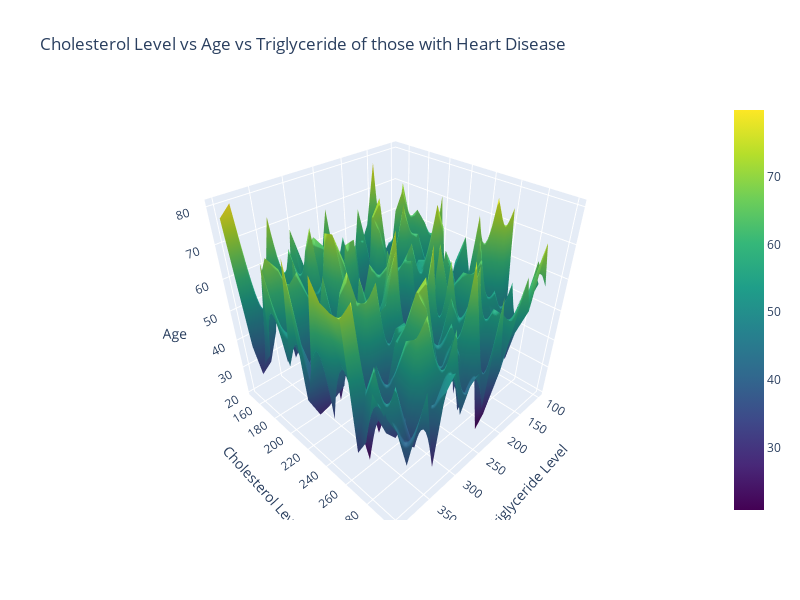

Write notebook code for a chart like this one.
### Code cell
heart_disease_df = df[df['Heart Disease Status'] == 'No']
subset = heart_disease_df[['Age', 'Cholesterol Level', 'Triglyceride Level']].dropna()

Z = subset['Age']
Y = subset['Cholesterol Level']
X = subset['Triglyceride Level']

x_line = np.linspace(X.min(), X.max(), 20)
y_line = np.linspace(Y.min(), Y.max(), 20)
x_line, y_line = np.meshgrid(x_line, y_line)
z_line = griddata((X,Y), Z, (x_line, y_line), method='linear')


fig = go.Figure(data=[go.Surface(z=z_line, x=x_line, y=y_line, colorscale='Viridis')])
fig.update_layout(
    title='Cholesterol Level vs Age vs Triglyceride of those without Heart Disease',
                  scene=dict(
                      xaxis_title='Triglyceride Level', 
                      yaxis_title='Cholesterol Level', 
                      zaxis_title='Age'),
                  width=800, height=600)

fig.show()

### Figure 1 — Plotly figure (JSON) as saved in the notebook; plotly's stock layout.template omitted (floating-point values rounded to 4 significant figures; data arrays with more than 128 entries replaced by an {"elided": "..."} marker saying what was removed)
{"data": [{"colorscale": [[0, "#440154"], [0.1111, "#482878"], [0.2222, "#3e4989"], [0.3333, "#31688e"], [0.4444, "#26828e"], [0.5556, "#1f9e89"], [0.6667, "#35b779"], [0.7778, "#6ece58"], [0.8889, "#b5de2b"], [1, "#fde725"]], "type": "surface", "x": {"elided": "20x20 float values"}, "y": {"elided": "20x20 float values"}, "z": {"elided": "20x20 float values"}}], "layout": {"height": 600, "scene": {"xaxis": {"title": {"text": "Triglyceride Level"}}, "yaxis": {"title": {"text": "Cholesterol Level"}}, "zaxis": {"title": {"text": "Age"}}}, "title": {"text": "Cholesterol Level vs Age vs Triglyceride of those with Heart Disease"}, "width": 800}}
